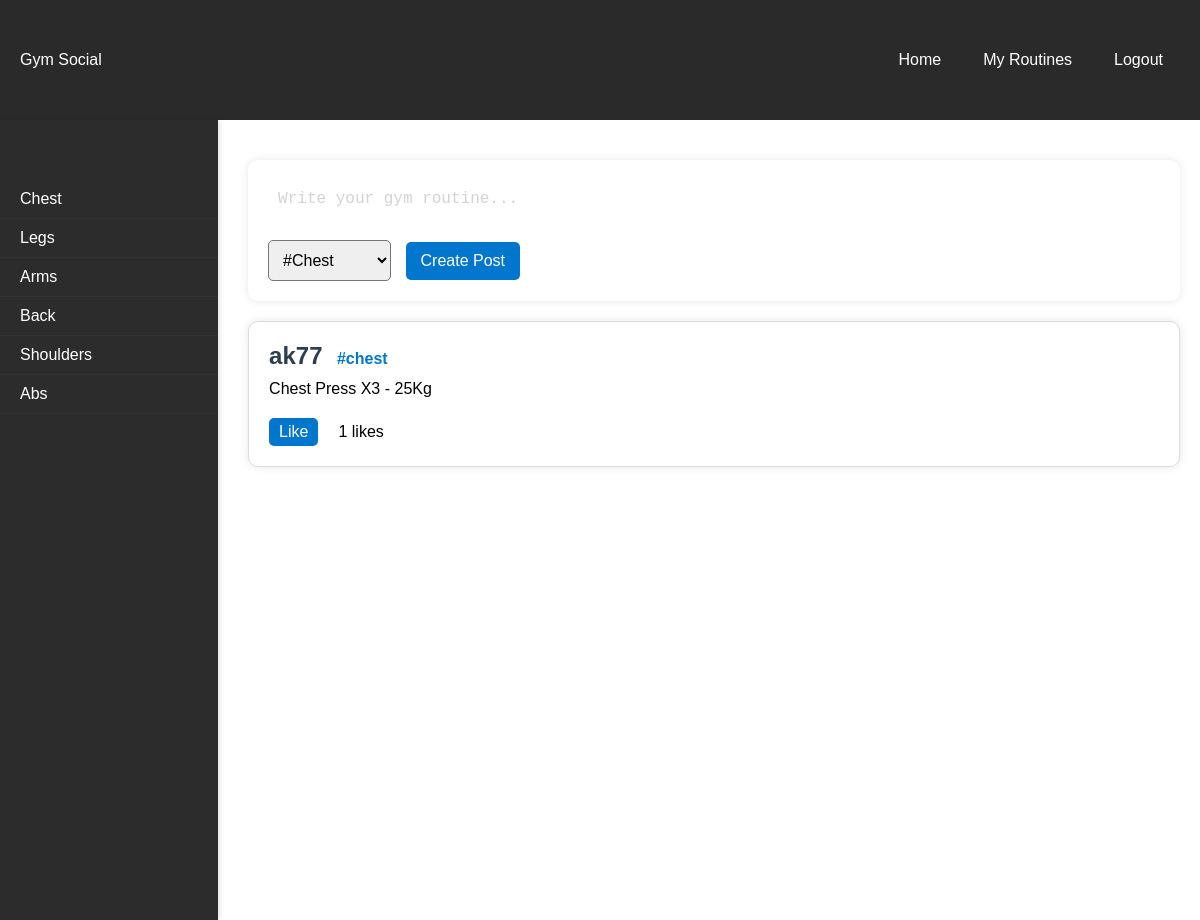
The app's page /landing/chest/ with its own data.
### tables this page shows
CREATE TABLE posts (
    id INTEGER PRIMARY KEY,
    user_id INTEGER,
    body_part TEXT NOT NULL,
    content TEXT NOT NULL,
    likes INTEGER DEFAULT 0,
    FOREIGN KEY (user_id) REFERENCES users (id)
);

CREATE TABLE users (
    id INTEGER PRIMARY KEY,
    username TEXT NOT NULL UNIQUE,
    password TEXT NOT NULL
);

### app.py (the view)
@app.route('/landing', defaults={'body_part': None}, methods=['GET', 'POST'])
@app.route('/landing/<body_part>/', methods=['GET', 'POST'])
def landing(body_part):
    conn = get_db_connection()
    if body_part:
        posts = conn.execute('SELECT p.id, p.content, p.likes, p.body_part, u.username FROM posts p JOIN users u ON p.user_id = u.id WHERE p.body_part = ? ORDER BY p.id DESC', (body_part,)).fetchall()
    else:
        posts = conn.execute('SELECT p.id, p.content, p.likes, p.body_part, u.username FROM posts p JOIN users u ON p.user_id = u.id ORDER BY p.id DESC').fetchall()
    conn.close()
    return render_template('landing.html', posts=posts)

### app.py (called while the page is built)
def get_db_connection():
    conn = sqlite3.connect(DATABASE)
    conn.row_factory = sqlite3.Row
    return conn

### templates/landing.html (shortened to what this page needs)
<!DOCTYPE html>
<html lang="en">
<head>
    <link rel="stylesheet" href="{{ url_for('static', filename='styles.css') }}">
</head>
<body>
    <header class="top-bar">
        <p>Gym Social</p>
        <div class="right-buttons">
            <a href="{{ url_for('landing') }}" class="top-menu-btn">Home</a>
            <a href="{{ url_for('my_routines') }}" class="top-menu-btn">My Routines</a>
            <a href="{{ url_for('logout') }}" class="logout-btn">Logout</a>
        </div>
    </header>
    <main>
        <div class="side-menu">
            <a href="{{ url_for('landing', body_part='chest') }}" class="menu-btn">Chest</a>
            <a href="{{ url_for('landing', body_part='legs') }}" class="menu-btn">Legs</a>
            <a href="{{ url_for('landing', body_part='arms') }}" class="menu-btn">Arms</a>
            <a href="{{ url_for('landing', body_part='back') }}" class="menu-btn">Back</a>
            <a href="{{ url_for('landing', body_part='shoulders') }}" class="menu-btn">Shoulders</a>
            <a href="{{ url_for('landing', body_part='abs') }}" class="menu-btn">Abs</a>
        </div>
        <section id="feed">
            <div class="box create-post">
                <form action="{{ url_for('create_post') }}" method="post">
                    <textarea name="content" placeholder="Write your gym routine..."></textarea>
                    <select name="body_part">
                        <option value="chest">#Chest</option>
                    </select>
                    <input type="submit" value="Create Post">
                </form>
            </div>
            {% for post in posts %}
            <div class="box post">
                <p class="username">{{ post.username }}</p>
                <p class="body_part">#{{ post.body_part }}</p>
                <p class="content">{{ post.content }}</p>
                <div class="like-section">
                    <a href="#" class="like-button" data-post-id="{{ post.id }}">Like</a>
                    <p class="likes-count" data-post-id="{{ post.id }}">{{ post.likes }} likes</p>
                </div>
            </div>
            {% endfor %}
        </section>
    </main>
</body>
</html>

### static/styles.css (style rules this page uses)
* { margin: 0; padding: 0; box-sizing: border-box; }
body { font-family: Arial, sans-serif; margin: 0; padding: 0; display: flex; flex-direction: column; height: 100vh; }
header { background-color: #333; color: white; text-align: center; padding: 1em 0; flex: 0 0 15%; }
main { flex: 1; display: flex; }
header { display: flex; justify-content: space-between; align-items: center; padding: 1em; background-color: #333; color: white; }
main { display: flex; height: calc(100vh - 60px); }
#feed { margin-left: 10px; width: calc(100% - 220px); padding: 20px; overflow-y: auto; }
.post { border: 1px solid #ddd; padding: 10px; margin-bottom: 10px; }
.content { white-space: pre-line; margin-bottom: 20px; }
.username { font-weight: bold; }
.body_part { color: #0077cc; }
.like-button { background-color: #0077cc; color: white; padding: 5px 10px; text-decoration: none; }
.likes-count { display: inline-block; margin-left: 10px; }
.box { background-color: white; border-radius: 10px; padding: 20px; margin: 20px 0; box-shadow: 0px 0px 10px rgba(0, 0, 0, 0.1); }
.create-post { display: flex; flex-direction: column; gap: 10px; }
.create-post textarea { height: auto; overflow-y: hidden; resize: none; width: 100%; box-sizing: border-box; padding: 10px; font-size: 16px; border: none; border-radius: 5px; outline: none; }
.create-post textarea::placeholder { color: lightgray; }
.create-post select { flex-grow: 1; margin-right: 10px; padding: 10px; font-size: 16px; border-radius: 5px; }
.create-post input[type="submit"] { flex-shrink: 0; padding: 10px 15px; font-size: 16px; border-radius: 5px; white-space: nowrap; }
.create-post input[type="submit"] { background-color: #0077cc; color: white; border: none; cursor: pointer; transition: background-color 0.3s; }
.username { display: inline-block; margin-right: 10px; font-size: 1.5em; font-weight: bold; color: #2c3e50; margin-bottom: 10px; }
.body_part { color: #0077cc; font-weight: bold; display: inline-block; margin-right: 10px; margin-bottom: 10px; }
.username, .body_part { display: inline-block; margin-right: 10px; }
.like-section { display: flex; align-items: center; gap: 10px; margin-top: 10px; }
.like-button { background-color: #0077cc; color: white; padding: 5px 10px; text-decoration: none; border-radius: 5px; transition: background-color 0.3s; }
.top-bar { display: flex; justify-content: space-between; align-items: center; padding: 10px 20px; background-color: #2a2a2a; color: white; }
.top-menu-btn, .logout-btn { background-color: transparent; color: white; padding: 10px 15px; text-align: center; text-decoration: none; display: inline-block; margin: 0 2px; border-radius: 16px; font-size: 16px; transition: background-color 0.3s; }
.right-buttons { display: flex; gap: 8px; }
.side-menu { float: left; width: 220px; height: 100vh; background-color: #2c2c2c; padding-top: 60px; box-shadow: 2px 0 5px rgba(0, 0, 0, 0.1); }
.menu-btn { display: block; padding: 10px 20px; color: white; text-decoration: none; border-bottom: 1px solid #333; transition: background-color 0.3s; }

### records on screen
posts: username "ak77", body_part "chest", content "Chest Press X3 - 25Kg", likes "1"
